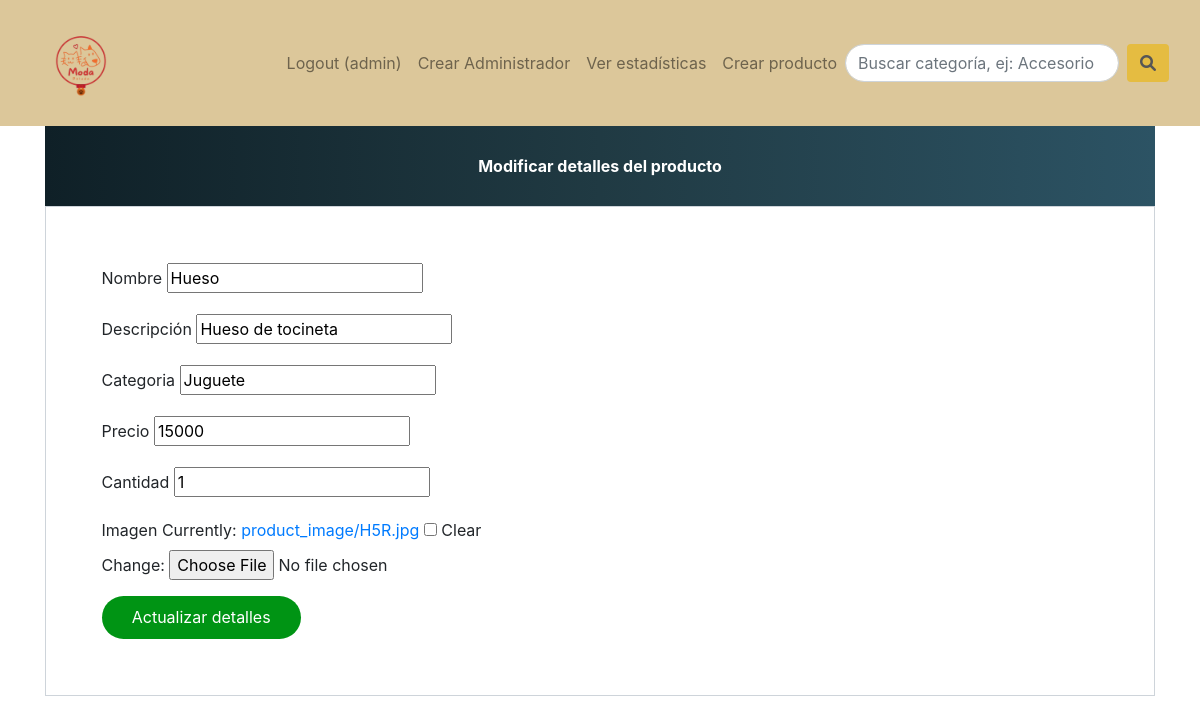
/update-product/2 (signed in), run on an earlier commit of the app's database.
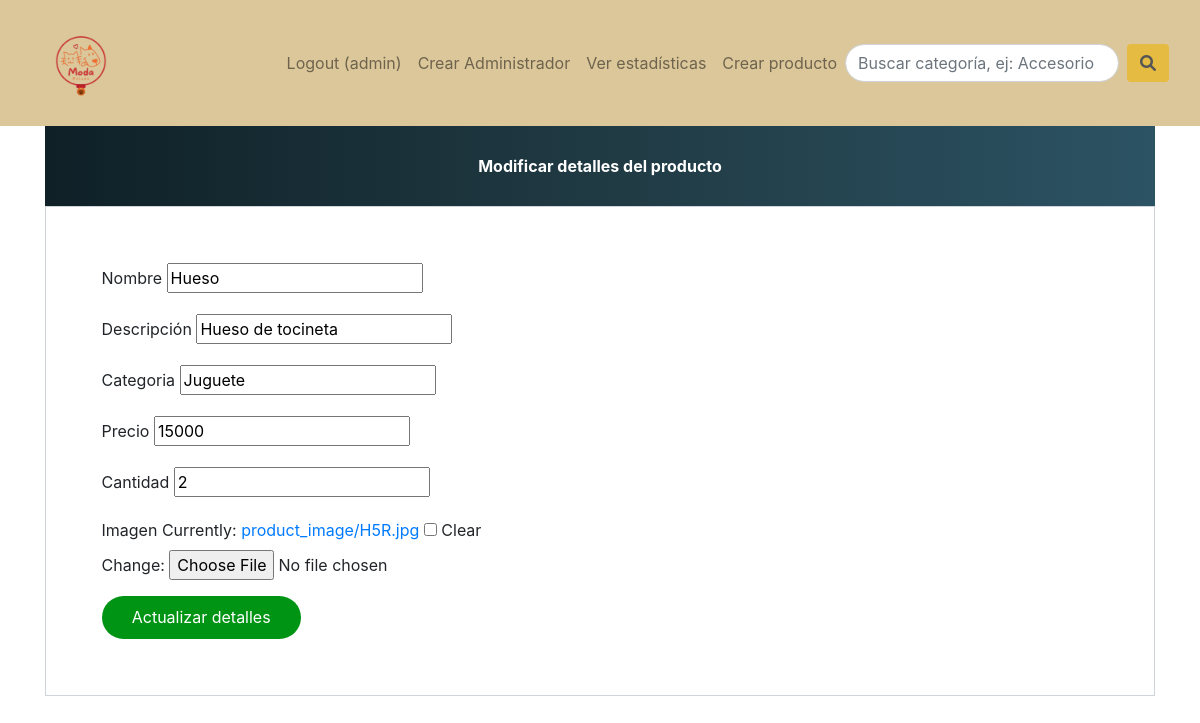
And on a later commit of the database.
### products/models.py (models this page shows, shortened)
class Product(models.Model):
    name=models.CharField(max_length=40)
    description=models.CharField(max_length=40)
    product_image= models.ImageField(upload_to='product_image/',null=True,blank=True)
    price = models.PositiveIntegerField()
    category = models.CharField(max_length = 70)
    quantity = models.IntegerField()

### products/views.py (the view)
# urls.py: path('update-product/<int:pk>', productViews.update_product_view,name='update-product'),
@login_required
def update_product_view(request,pk):
    product=models.Product.objects.get(id=pk)
    product_form=forms.ProductForm(instance=product)
    if request.method == 'POST':
        product_form = forms.ProductForm(request.POST, request.FILES, instance=product)
        if product_form.is_valid():
            product_form.save()
            return HttpResponseRedirect('..')
    else:
        product_form = forms.ProductForm(instance=product)
    return render(request,'products/update_product.html',{'productForm':product_form})

### products/forms.py
class ProductForm(forms.ModelForm):
    class Meta:
        model=models.Product
        fields=['name','description','product_image','price','category','quantity']

### templates/products/update_product.html (shortened to what this page needs)
{% extends 'base.html' %}
{% block content %}
<!DOCTYPE html>
<html lang="en">
    <head>
        <link href="//maxcdn.bootstrapcdn.com/bootstrap/4.1.1/css/bootstrap.min.css" rel="stylesheet" id="bootstrap-css">
    </head>
    <body>
        <form method="post" enctype="multipart/form-data">
            <div class="container register-form">
            <div class="form">
                <div class="note">
                <p>Modificar detalles del producto</p>
                </div>
                <div class="form-content">
                <div class="row">
                    <div class="col-md-6">
                    <div class="form-group">
                        <label for="id_name">Nombre</label>
                        {{ productForm.name }}
                    </div>
                    <div class="form-group">
                        <label for="id_description">Descripción</label>
                        {{ productForm.description }}
                    </div>
                    <div class="form-group">
                        <label for="id_category">Categoria</label>
                        {{ productForm.category }}
                    </div>
                    <div class="form-group">
                        <label for="id_price">Precio</label>
                        {{ productForm.price }}
                    </div>
                    <div class="form-group">
                        <label for="id_quantity">Cantidad</label>
                        {{ productForm.quantity }}
                    </div>
                    <div class="form-group">
                        <label for="id_product_image">Imagen</label>
                        {{ productForm.product_image }}
                    </div>
                </div>
                </div>
                <button type="submit" class="btnSubmit">Actualizar detalles</button>
            </div>
            </div>
        </form>
    </body>
</html>
{% endblock content %}

What changed in the data, as far as the page shows it:
changed Product "Hueso": quantity "1" → "2"
